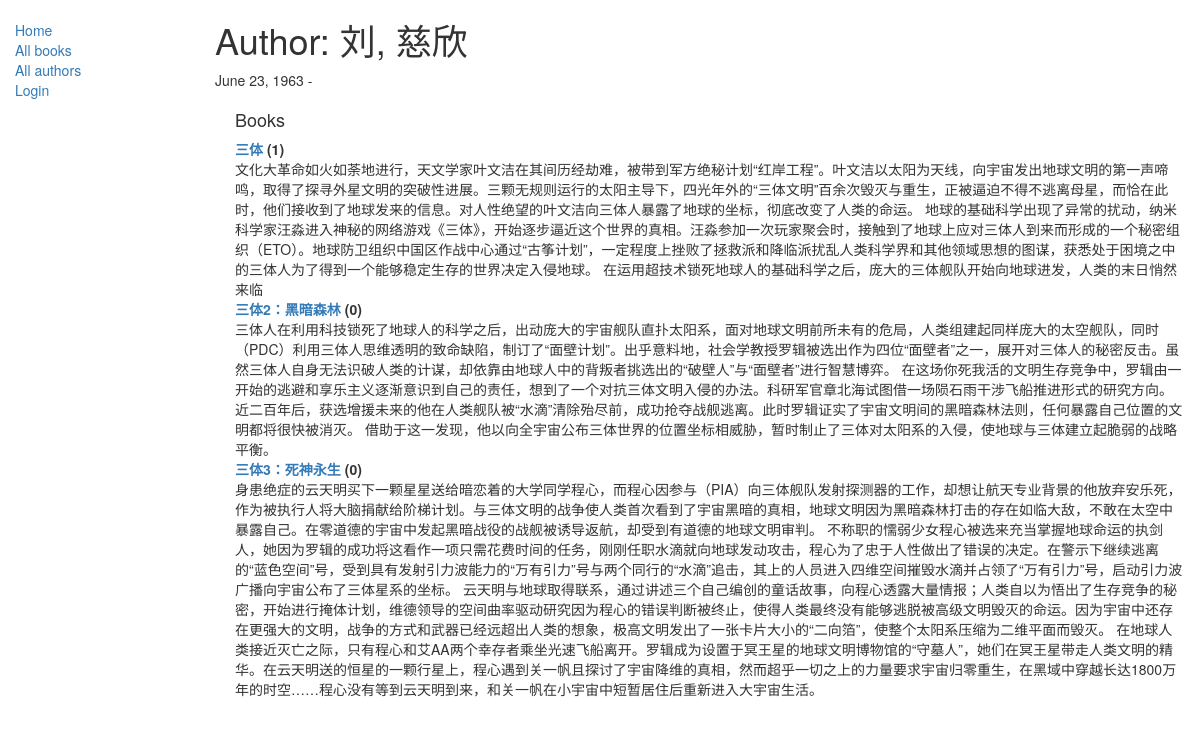
/catalog/author/2, run on the app's committed database.
### catalog/models.py (models this page shows, shortened)
class Author(models.Model):
    first_name = models.CharField(max_length=100)
    last_name = models.CharField(max_length=100)
    date_of_birth = models.DateField(null=True, blank=True)
    date_of_death = models.DateField('Died', null=True, blank=True)
    def __str__(self):
        return '%s, %s' % (self.last_name, self.first_name)
    class Meta:
        ordering = ['last_name']

class Book(models.Model):
    title = models.CharField(max_length=200)
    author = models.ForeignKey('Author', on_delete=models.SET_NULL, null=True)
    summary = models.TextField(max_length=1000, help_text="Enter a brief description of the book")
    isbn = models.CharField('ISBN', max_length=13,
                            unique=True,
                            help_text='13 Character <a href="https://www.isbn-international.org/content/what-isbn"'
                                      '>ISBN number</a>')
    genre = models.ManyToManyField(Genre, help_text="Select a genre for this book")
    language = models.ForeignKey('Language', on_delete=models.SET_NULL, null=True)
    def __str__(self):
        return self.title
    def display_genre(self):
        """
        Creates a string for the Genre. This is required to display genre in Admin.
        """
        return ', '.join([genre.name for genre in self.genre.all()[:3]])
    display_genre.short_description = 'Genre'

### catalog/views.py (the view)
# urls.py: path('author/<int:pk>', views.AuthorDetailView.as_view(), name='author-detail'),
class AuthorDetailView(generic.DetailView):
    model = Author
    paginate_by = 10

### catalog/templates/catalog/author_detail.html
{% extends "base_generic.html" %}
{% block content %}
<h1>Author: {{ author }} </h1>
<p>{{author.date_of_birth}} - {% if author.date_of_death %}{{author.date_of_death}}{% endif %}</p>
<div style="margin-left:20px;margin-top:20px">
<h4>Books</h4>
<dl>
{% for book in author.book_set.all %}
  <dt><a href="{% url 'book-detail' book.pk %}">{{book}}</a> ({{book.bookinstance_set.all.count}})</dt>
  <dd>{{book.summary}}</dd>
{% endfor %}
</dl>
</div>
{% endblock %}

### data on the page
Author: last_name+first_name "刘, 慈欣", date_of_birth "June 23, 1963"
Book: title "三体", bookinstance_set.all.count "1", summary "文化大革命如火如荼地进行，天文学家叶文洁在其间历经劫难，被带到军方绝秘计划“红岸工程”。叶文洁以太阳为天线，向宇宙发出地球文明的第一声啼鸣，取得了探寻外星文明的突破性进展。三颗无规则运行的太阳主导下，四光年外的“三体文明”百余次毁灭与重生，正被逼迫不得不逃离母星，而恰在此时，他们接收到了地球发来的信息。对人性绝望的叶文洁向三体人暴露了地球的坐标，彻底改变了人类的命运。 地球的基础科学出现了异常的扰动，纳米科学家汪淼进入神秘的网络游戏《三体》，开始逐步逼近这个世界的真相。汪淼参加一次玩家聚会时，接触到了地球上应对三体人到来而形成的一个秘密组织（ETO）。地球防卫组织中国区作战中心通过“古筝计划”，一定程度上挫败了拯救派和降临派扰乱人类科学界和其他领域思想的图谋，获悉处于困境之中的三体人为了得到一个能够稳定生存的世界决定入侵地球。 在运用超技术锁死地球人的基础科学之后，庞大的三体舰队开始向地球进发，人类的末日悄然来临"
Book: title "三体2：黑暗森林", bookinstance_set.all.count "0", summary "三体人在利用科技锁死了地球人的科学之后，出动庞大的宇宙舰队直扑太阳系，面对地球文明前所未有的危局，人类组建起同样庞大的太空舰队，同时（PDC）利用三体人思维透明的致命缺陷，制订了“面壁计划”。出乎意料地，社会学教授罗辑被选出作为四位“面壁者”之一，展开对三体人的秘密反击。虽然三体人自身无法识破人类的计谋，却依靠由地球人中的背叛者挑选出的“破壁人”与“面壁者”进行智慧博弈。 在这场你死我活的文明生存竞争中，罗辑由一开始的逃避和享乐主义逐渐意识到自己的责任，想到了一个对抗三体文明入侵的办法。科研军官章北海试图借一场陨石雨干涉飞船推进形式的研究方向。近二百年后，获选增援未来的他在人类舰队被“水滴”清除殆尽前，成功抢夺战舰逃离。此时罗辑证实了宇宙文明间的黑暗森林法则，任何暴露自己位置的文明都将很快被消灭。 借助于这一发现，他以向全宇宙公布三体世界的位置坐标相威胁，暂时制止了三体对太阳系的入侵，使地球与三体建立起脆弱的战略平衡。"
Book: title "三体3：死神永生", bookinstance_set.all.count "0", summary "身患绝症的云天明买下一颗星星送给暗恋着的大学同学程心，而程心因参与（PIA）向三体舰队发射探测器的工作，却想让航天专业背景的他放弃安乐死，作为被执行人将大脑捐献给阶梯计划。与三体文明的战争使人类首次看到了宇宙黑暗的真相，地球文明因为黑暗森林打击的存在如临大敌，不敢在太空中暴露自己。在零道德的宇宙中发起黑暗战役的战舰被诱导返航，却受到有道德的地球文明审判。 不称职的懦弱少女程心被选来充当掌握地球命运的执剑人，她因为罗辑的成功将这看作一项只需花费时间的任务，刚刚任职水滴就向地球发动攻击，程心为了忠于人性做出了错误的决定。在警示下继续逃离的“蓝色空间”号，受到具有发射引力波能力的“万有引力”号与两个同行的“水滴”追击，其上的人员进入四维空间摧毁水滴并占领了“万有引力”号，启动引力波广播向宇宙公布了三体星系的坐标。 云天明与地球取得联系，通过讲述三个自己编创的童话故事，向程心透露大量情报；人类自以为悟出了生存竞争的秘密，开始进行掩体计划，维德领导的空间曲率驱动研究因为程心的错误判断被终止，使得人类最终没有能够逃脱被高级文明毁灭的命运。因为宇宙中还存在更强大的文明，战争的方式和武器已经远超出人类的想象，极高文明发出了一张卡片大小的“二向箔”，使整个太阳系压缩为二维平面而毁灭。…"
